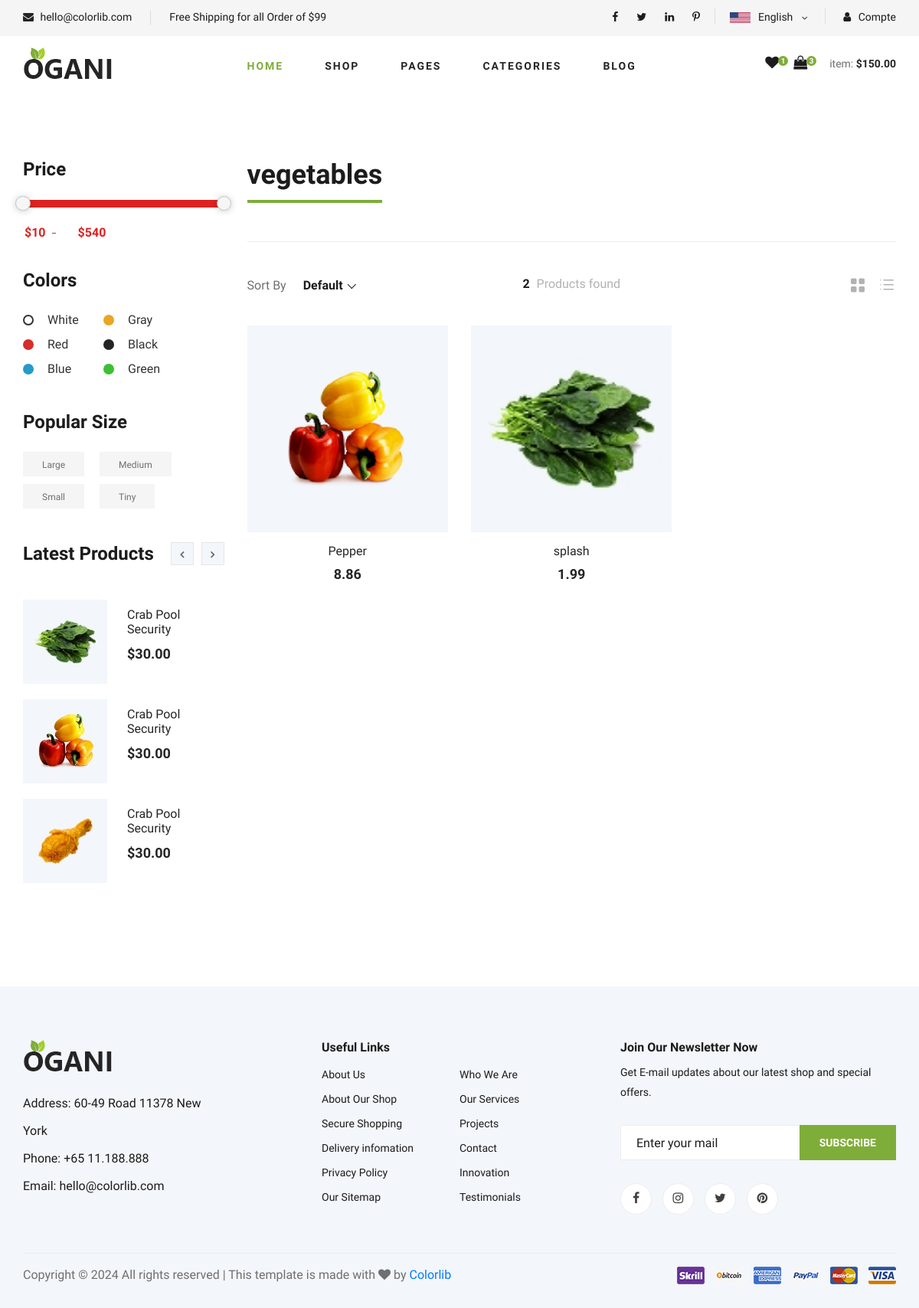
Screenshot of /category/catceeeefdagd/ with the database file from the repository.
### core/models.py (models this page shows, shortened)
class Category(models.Model):
    cid = ShortUUIDField(
        unique=True, length=10, max_length=20, prefix="cat", alphabet="abcdefgk"
    )
    title = models.CharField(max_length=100, default="Food")
    image = models.ImageField(upload_to="category", default="category.jpg")
    class Meta:
        verbose_name_plural = "categories"

class Product(models.Model):
    pid = ShortUUIDField(unique=True, length=10, max_length=20, alphabet="qbcdefgk")
    user = models.ForeignKey(User, on_delete=models.SET_NULL, null=True)
    category = models.ForeignKey(
        Category, on_delete=models.SET_NULL, null=True, related_name="category"
    )
    vendor = models.ForeignKey(
        Vendor, on_delete=models.SET_NULL, null=True, related_name="vendor"
    )
    title = models.CharField(max_length=100, default="Fresh Pear")
    image = models.ImageField(upload_to=user_directory_path, default="product.jpg")
    description = RichTextUploadingField(
        null=True, blank=True, default="This is the product"
    )
    price = models.DecimalField(max_digits=10, decimal_places=2, default="1.99")
    old_price = models.DecimalField(max_digits=10, decimal_places=2, default="2.99")
    specification = RichTextUploadingField(null=True, blank=True, default="")
    type = models.CharField(max_length=100, default="Organic", null=True, blank=True)
    stock_count = models.CharField(
        max_length=100, default="8 items", null=True, blank=True
    )
    life = models.CharField(max_length=100, default="100 days", null=True, blank=True)
    mfd = models.DateTimeField(auto_now_add=False, null=True, blank=True)
    tags = TaggableManager(blank=True)
    product_status = models.CharField(
        choices=STATUS, max_length=10, default="in_review"
    )
    status = models.BooleanField(default=True)
    in_stock = models.BooleanField(default=True)
    featured = models.BooleanField(default=False)
    digital = models.BooleanField(default=False)
    sku = ShortUUIDField(
        unique=True, length=4, max_length=10, prefix="sku", alphabet="1234567890"
    )
    date = models.DateTimeField(auto_now_add=True)
    updated = models.DecimalField(
        max_digits=10, decimal_places=2, null=True, blank=True
    )
    class Meta:
        verbose_name_plural = "products"

### core/views.py (the view)
def category_product_list_view(request, cid):
    category = get_object_or_404(Category, cid=cid)
    products = Product.objects.filter(product_status="published", category=category)
    context = {"category": category, "products": products}
    return render(request, "core/category-product-list.html", context)

### core/context_processer.py (called while the page is built)
def default(request):
    categories = Category.objects.all()
    vendors = Vendor.objects.all()
    min_max_price = Product.objects.aggregate(min_price=Min("price"),max_price=Max("price"))
    try:
            address = Address.objects.filter(user=request.user)
    except:
            address = None
    return {
        "categories": categories,
        "address": address,
        "vendors": vendors,
        'min_max_price': {
            'price__min': min_max_price['min_price'],
            'price__max': min_max_price['max_price']
        }
    }

### templates/core/category-product-list.html (shortened to what this page needs)
{% extends 'partials/base.html' %}
{% load static%}
{% block content %}
<body>
    <section class="product spad">
        <div class="container">
            <div class="row">
                <div class="col-lg-3 col-md-5">
                    <div class="sidebar">
                        <div class="sidebar__item">
                            <h4>Price</h4>
                            <div class="price-range-wrap">
                                <div class="price-range ui-slider ui-corner-all ui-slider-horizontal ui-widget ui-widget-content"
                                    data-min="10" data-max="540">
                                    <span tabindex="0" class="ui-slider-handle ui-corner-all ui-state-default"></span>
                                    <span tabindex="0" class="ui-slider-handle ui-corner-all ui-state-default"></span>
                                </div>
                                <div class="range-slider">
                                    <div class="price-input">
                                        <input type="text" id="minamount">
                                        <input type="text" id="maxamount">
                                    </div>
                                </div>
                            </div>
                        </div>
                        <div class="sidebar__item sidebar__item__color--option">
                            <h4>Colors</h4>
                            <div class="sidebar__item__color sidebar__item__color--white">
                                <label for="white">
                                    White
                                </label>
                            </div>
                            <div class="sidebar__item__color sidebar__item__color--gray">
                                <label for="gray">
                                    Gray
                                </label>
                            </div>
                            <div class="sidebar__item__color sidebar__item__color--red">
                                <label for="red">
                                    Red
                                </label>
                            </div>
                            <div class="sidebar__item__color sidebar__item__color--black">
                                <label for="black">
                                    Black
                                </label>
                            </div>
                            <div class="sidebar__item__color sidebar__item__color--blue">
                                <label for="blue">
                                    Blue
                                </label>
                            </div>
                            <div class="sidebar__item__color sidebar__item__color--green">
                                <label for="green">
                                    Green
                                </label>
                            </div>
                        </div>
                        <div class="sidebar__item">
                            <h4>Popular Size</h4>
                            <div class="sidebar__item__size">
                                <label for="large">
                                    Large
                                </label>
                            </div>
                            <div class="sidebar__item__size">
                                <label for="medium">
                                    Medium
                                </label>
                            </div>
                            <div class="sidebar__item__size">
                                <label for="small">
                                    Small
                                </label>
                            </div>
                            <div class="sidebar__item__size">
                                <label for="tiny">
                                    Tiny
                                </label>
                            </div>
                        </div>
                        <div class="sidebar__item">
                            <div class="latest-product__text">
                                <h4>Latest Products</h4>
                                <div class="latest-product__slider owl-carousel">
                                    <div class="latest-prdouct__slider__item">
                                        <a href="#" class="latest-product__item">
                                            <div class="latest-product__item__pic">
                                                <img src="{% static 'img/latest-product/lp-1.jpg' %}" alt="">
                                            </div>
                                            <div class="latest-product__item__text">
                                                <h6>Crab Pool Security</h6>
                                                <span>$30.00</span>
                                            </div>
                                        </a>
                                        <a href="#" class="latest-product__item">
                                            <div class="latest-product__item__pic">
                                                <img src="{% static 'img/latest-product/lp-2.jpg' %}" alt="">
                                            </div>
                                            <div class="latest-product__item__text">
                                                <h6>Crab Pool Security</h6>
                                                <span>$30.00</span>
                                            </div>
                                        </a>
                                        <a href="#" class="latest-product__item">
                                            <div class="latest-product__item__pic">
                                                <img src="{% static 'img/latest-product/lp-3.jpg' %}" alt="">
                                            </div>
                                            <div class="latest-product__item__text">
                                                <h6>Crab Pool Security</h6>
                                                <span>$30.00</span>
                                            </div>
                                        </a>
                                    </div>
                                </div>
                            </div>
                        </div>
                    </div>
                </div>
                <div class="col-lg-9 col-md-7">
    <div class="product__discount">
        <div class="section-title product__discount__title">
            <h2>{{category.title}}</h2>
        </div>
                    <div class="filter__item">
                        <div class="row">
                            <div class="col-lg-4 col-md-5">
                                <div class="filter__sort">
                                    <span>Sort By</span>
                                </div>
                            </div>
                            <div class="col-lg-4 col-md-4">
                                <div class="filter__found">
                                    <h6><span>{{products.count}}</span> Product{{products.count|pluralize}} found</h6>
                                </div>
                            </div>
                            <div class="col-lg-4 col-md-3">
                                <div class="filter__option">
                                    <span class="icon_grid-2x2"></span>
                                    <span class="icon_ul"></span>
                                </div>
                            </div>
                        </div>
                    </div>
                    <div class="row">
                    {%for p in products%}
                        <div class="col-lg-4 col-md-6 col-sm-6">
                            <div class="product__item">
                                <div class="product__item__pic set-bg" data-setbg="{{p.image.url}}">
                                </div>
                                <div class="product__item__text">
                                    <h6><a href="#">{{p.title}}</a></h6>
                                    <h5>{{p.price}}</h5>
                                </div>
                            </div>
                        </div>
                        {%endfor%}
                </div>
            </div>
        </div>
    </section>
</body>
{%endblock content %}

### rows the page displays
Category: title "vegetables"
Product: shows a picture, title "Pepper", price "8.86"
Product: shows a picture, title "splash", price "1.99"

### other values shown
{{ products.count }} "2"
